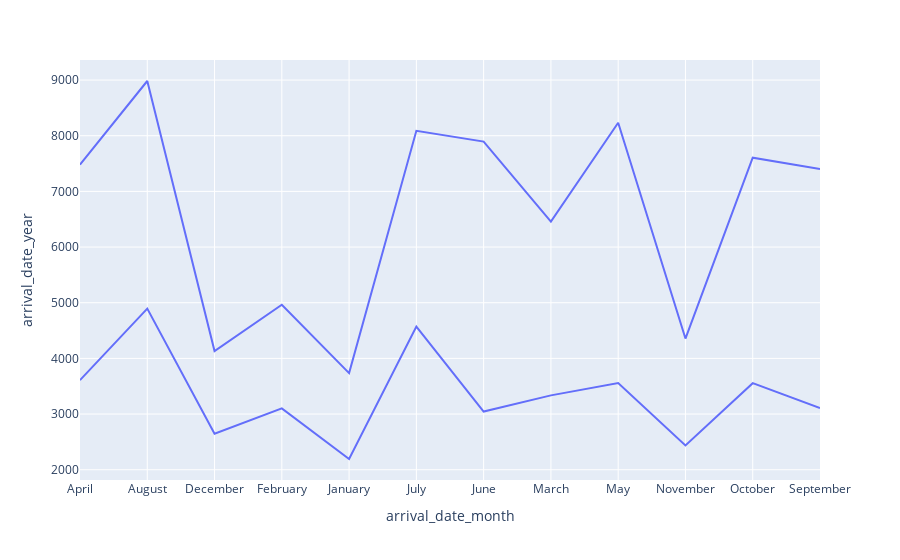

Notebook code cell kept with this figure:
### Code cell
px.line(data.groupby(['arrival_date_month', 'hotel'], as_index=False).agg({'arrival_date_year': 'count'}), x='arrival_date_month', y='arrival_date_year', line_group='hotel')

### Figure 1 — Plotly figure (JSON) as saved in the notebook; plotly's stock layout.template omitted (floating-point values rounded to 4 significant figures)
{"data": [{"hovertemplate": "hotel=City Hotel<br>arrival_date_month=%{x}<br>arrival_date_year=%{y}<extra></extra>", "legendgroup": "", "line": {"color": "#636efa", "dash": "solid"}, "marker": {"symbol": "circle"}, "mode": "lines", "name": "", "orientation": "v", "showlegend": false, "type": "scatter", "x": ["April", "August", "December", "February", "January", "July", "June", "March", "May", "November", "October", "September"], "xaxis": "x", "y": [7480, 8983, 4132, 4965, 3736, 8088, 7894, 6458, 8232, 4357, 7605, 7400], "yaxis": "y"}, {"hovertemplate": "hotel=Resort Hotel<br>arrival_date_month=%{x}<br>arrival_date_year=%{y}<extra></extra>", "legendgroup": "", "line": {"color": "#636efa", "dash": "solid"}, "marker": {"symbol": "circle"}, "mode": "lines", "name": "", "orientation": "v", "showlegend": false, "type": "scatter", "x": ["April", "August", "December", "February", "January", "July", "June", "March", "May", "November", "October", "September"], "xaxis": "x", "y": [3609, 4894, 2648, 3103, 2193, 4573, 3045, 3336, 3559, 2437, 3555, 3108], "yaxis": "y"}], "layout": {"legend": {"tracegroupgap": 0}, "margin": {"t": 60}, "xaxis": {"anchor": "y", "domain": [0, 1], "title": {"text": "arrival_date_month"}}, "yaxis": {"anchor": "x", "domain": [0, 1], "title": {"text": "arrival_date_year"}}}}
